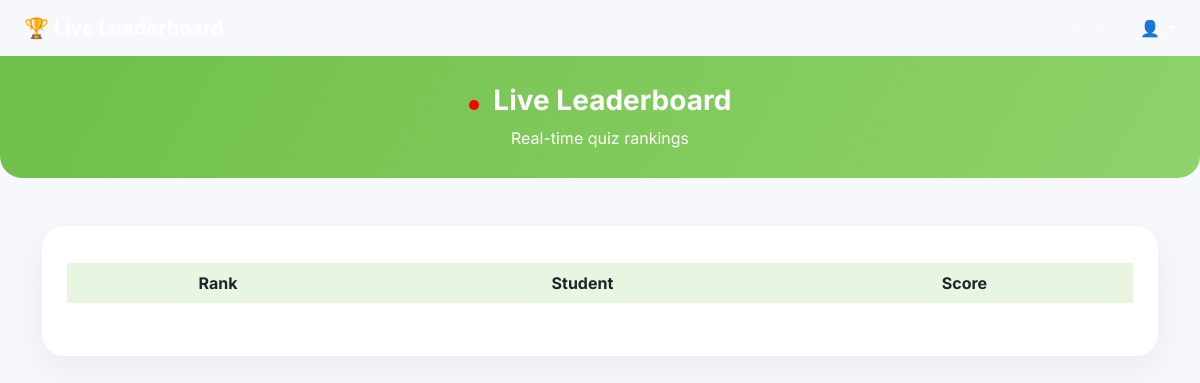
Before: /leaderboard/3 with the older database file.
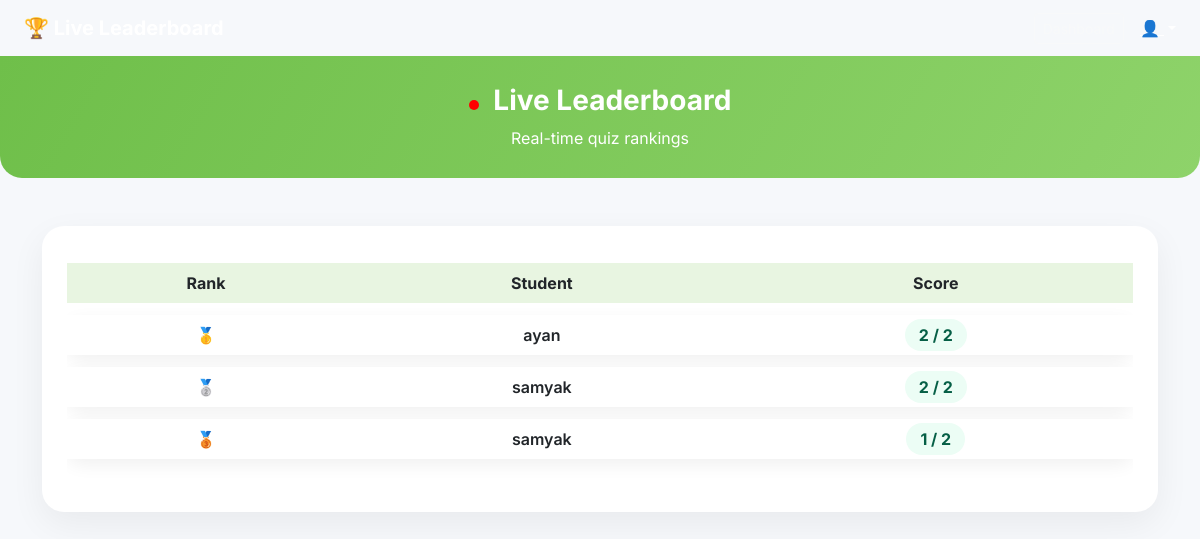
After: the same page with the newer database file.
### app.py (models this page shows)
class Result(db.Model):
    id = db.Column(db.Integer, primary_key=True)
    quiz_id = db.Column(db.Integer, nullable=False)
    student = db.Column(db.String(100), nullable=False)
    score = db.Column(db.Integer, nullable=False)
    total = db.Column(db.Integer, nullable=False)
    submitted_at = db.Column(db.DateTime, default=datetime.utcnow)

### app.py (the view)
@app.route("/leaderboard/<int:quiz_id>")
def leaderboard(quiz_id):
    results = Result.query.filter_by(quiz_id=quiz_id)\
        .order_by(Result.score.desc(), Result.submitted_at.asc())\
        .all()
    return render_template("scoreboard.html", results=results)

### templates/scoreboard.html (shortened to what this page needs)
<!DOCTYPE html>
<html lang="en">
<head>
    <link href="https://cdn.jsdelivr.net/npm/bootstrap@5.3.0/dist/css/bootstrap.min.css" rel="stylesheet">
    <link rel="stylesheet" href="{{ url_for('static', filename='css/scoreboard.css') }}">
</head>
<body>
<nav class="navbar navbar-expand-lg navbar-dark px-4">
    <span class="navbar-brand fw-bold">🏆 Live Leaderboard</span>
    <div class="ms-auto d-flex align-items-center gap-3">
        <a href="/student/dashboard" class="btn btn-outline-light btn-sm">
        </a>
        <div class="dropdown">
            <a class="text-white fw-semibold dropdown-toggle"
               href="#" role="button" data-bs-toggle="dropdown">
                👤 {{ session.username }}
            </a>
        </div>
    </div>
</nav>
<div class="leaderboard-header text-center">
    <h3>
        <span class="live-dot"></span>
        Live Leaderboard
    </h3>
    <p class="mb-0">Real-time quiz rankings</p>
</div>
<div class="container mt-5 mb-5">
    <div class="leaderboard-card">
        <div class="table-responsive">
            <table class="table align-middle">
                <thead>
                    <tr>
                        <th>Rank</th>
                        <th>Student</th>
                        <th>Score</th>
                    </tr>
                </thead>
                <tbody>
                {% for r in results %}
                    <tr class="{% if loop.index == 1 %}rank-1{% elif loop.index == 2 %}rank-2{% elif loop.index == 3 %}rank-3{% endif %}">
                        <td>
                            {% if loop.index == 1 %}🥇
                            {% elif loop.index == 2 %}🥈
                            {% elif loop.index == 3 %}🥉
                            {% else %}
                                {{ loop.index }}
                            {% endif %}
                        </td>
                        <td>{{ r.student }}</td>
                        <td>
                            <span class="score-badge">
                                {{ r.score }} / {{ r.total }}
                            </span>
                        </td>
                    </tr>
                {% endfor %}
                </tbody>
            </table>
        </div>
    </div>
</div>
</body>
</html>

### static/css/scoreboard.css (style rules this page uses)
body { background: #f6f8fb; font-family: 'Inter', sans-serif; }
.leaderboard-header { background: linear-gradient(120deg, #6fbf4a, #8ed36a); color: white; padding: 28px; border-radius: 0 0 22px 22px; text-align: center; animation: fadeDown 0.6s ease; }
.leaderboard-header h3 { font-weight: 700; }
.leaderboard-card { background: white; border-radius: 22px; padding: 25px; box-shadow: 0 12px 35px rgba(0,0,0,0.06); animation: fadeUp 0.8s ease; }
table { border-collapse: separate; border-spacing: 0 12px; }
thead th { background: #e8f5e1 !important; color: #166534; border: none; font-weight: 700; text-align: center; }
tbody tr { background: #ffffff; box-shadow: 0 6px 18px rgba(0,0,0,0.06); border-radius: 14px; transition: 0.3s; }
tbody td { border: none; text-align: center; vertical-align: middle; font-weight: 600; }
.rank-1 { background: linear-gradient(120deg, #fde047, #facc15); font-weight: 800; }
.rank-2 { background: linear-gradient(120deg, #e5e7eb, #d1d5db); font-weight: 800; }
.rank-3 { background: linear-gradient(120deg, #fdba74, #fb923c); font-weight: 800; }
.score-badge { background: #ecfdf5; color: #065f46; padding: 6px 14px; border-radius: 20px; font-weight: 700; }
.live-dot { display: inline-block; width: 10px; height: 10px; background: red; border-radius: 50%; animation: pulse 1s infinite; margin-right: 8px; }

Changed rows visible on the page:
added Result: student "ayan", score "2", total "2"
added Result: student "samyak", score "2", total "2"
added Result: student "samyak", score "1", total "2"
